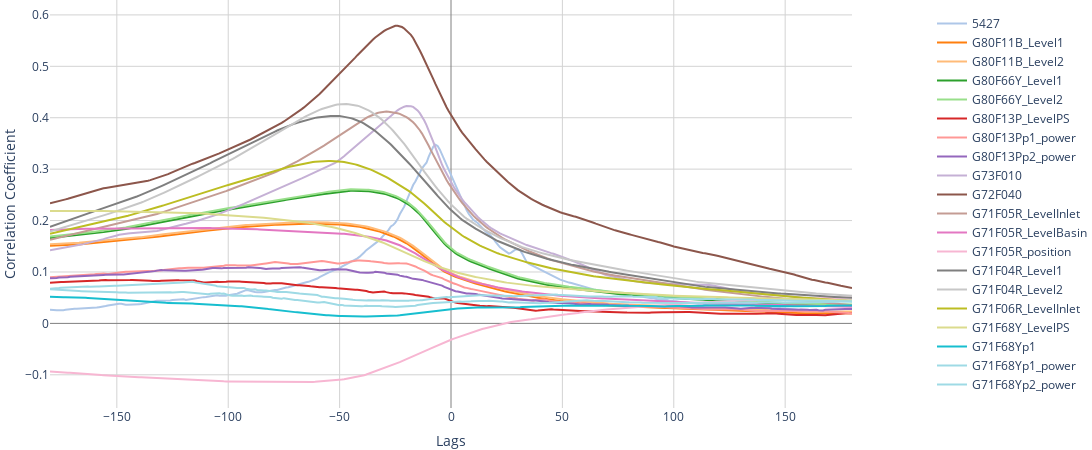

The notebook cell saved with this chart:
### Code cell
fig = plot_cross_correlation(filtered_clean, '5425', lag_range=180, width=1100, height=450)
fig.write_image(save_folder / 'cross_correlation.png', scale=2)
fig.show()

### Figure 1 — Plotly figure (JSON) as saved in the notebook; plotly's stock layout.template omitted (floating-point values rounded to 4 significant figures; data arrays with more than 128 entries replaced by an {"elided": "..."} marker saying what was removed)
{"data": [{"hovertemplate": "%{text}<br>Lag: %{x}<br>Correlation: %{y:.2f}<extra></extra>", "line": {"color": "rgba(174,199,232,1)", "width": 2}, "mode": "lines", "name": "5427", "opacity": 1, "showlegend": true, "text": {"elided": "361 str values"}, "texttemplate": "%{text:.2f}", "type": "scatter", "x": {"elided": "361 int values"}, "y": {"elided": "361 float values"}}, {"hovertemplate": "%{text}<br>Lag: %{x}<br>Correlation: %{y:.2f}<extra></extra>", "line": {"color": "rgba(255,127,14,1)", "width": 2}, "mode": "lines", "name": "G80F11B_Level1", "opacity": 1, "showlegend": true, "text": {"elided": "361 str values"}, "texttemplate": "%{text:.2f}", "type": "scatter", "x": {"elided": "361 int values"}, "y": {"elided": "361 float values"}}, {"hovertemplate": "%{text}<br>Lag: %{x}<br>Correlation: %{y:.2f}<extra></extra>", "line": {"color": "rgba(255,187,120,1)", "width": 2}, "mode": "lines", "name": "G80F11B_Level2", "opacity": 1, "showlegend": true, "text": {"elided": "361 str values"}, "texttemplate": "%{text:.2f}", "type": "scatter", "x": {"elided": "361 int values"}, "y": {"elided": "361 float values"}}, {"hovertemplate": "%{text}<br>Lag: %{x}<br>Correlation: %{y:.2f}<extra></extra>", "line": {"color": "rgba(44,160,44,1)", "width": 2}, "mode": "lines", "name": "G80F66Y_Level1", "opacity": 1, "showlegend": true, "text": {"elided": "361 str values"}, "texttemplate": "%{text:.2f}", "type": "scatter", "x": {"elided": "361 int values"}, "y": {"elided": "361 float values"}}, {"hovertemplate": "%{text}<br>Lag: %{x}<br>Correlation: %{y:.2f}<extra></extra>", "line": {"color": "rgba(152,223,138,1)", "width": 2}, "mode": "lines", "name": "G80F66Y_Level2", "opacity": 1, "showlegend": true, "text": {"elided": "361 str values"}, "texttemplate": "%{text:.2f}", "type": "scatter", "x": {"elided": "361 int values"}, "y": {"elided": "361 float values"}}, {"hovertemplate": "%{text}<br>Lag: %{x}<br>Correlation: %{y:.2f}<extra></extra>", "line": {"color": "rgba(214,39,40,1)", "width": 2}, "mode": "lines", "name": "G80F13P_LevelPS", "opacity": 1, "showlegend": true, "text": {"elided": "361 str values"}, "texttemplate": "%{text:.2f}", "type": "scatter", "x": {"elided": "361 int values"}, "y": {"elided": "361 float values"}}, {"hovertemplate": "%{text}<br>Lag: %{x}<br>Correlation: %{y:.2f}<extra></extra>", "line": {"color": "rgba(255,152,150,1)", "width": 2}, "mode": "lines", "name": "G80F13Pp1_power", "opacity": 1, "showlegend": true, "text": {"elided": "361 str values"}, "texttemplate": "%{text:.2f}", "type": "scatter", "x": {"elided": "361 int values"}, "y": {"elided": "361 float values"}}, {"hovertemplate": "%{text}<br>Lag: %{x}<br>Correlation: %{y:.2f}<extra></extra>", "line": {"color": "rgba(148,103,189,1)", "width": 2}, "mode": "lines", "name": "G80F13Pp2_power", "opacity": 1, "showlegend": true, "text": {"elided": "361 str values"}, "texttemplate": "%{text:.2f}", "type": "scatter", "x": {"elided": "361 int values"}, "y": {"elided": "361 float values"}}, {"hovertemplate": "%{text}<br>Lag: %{x}<br>Correlation: %{y:.2f}<extra></extra>", "line": {"color": "rgba(197,176,213,1)", "width": 2}, "mode": "lines", "name": "G73F010", "opacity": 1, "showlegend": true, "text": {"elided": "361 str values"}, "texttemplate": "%{text:.2f}", "type": "scatter", "x": {"elided": "361 int values"}, "y": {"elided": "361 float values"}}, {"hovertemplate": "%{text}<br>Lag: %{x}<br>Correlation: %{y:.2f}<extra></extra>", "line": {"color": "rgba(140,86,75,1)", "width": 2}, "mode": "lines", "name": "G72F040", "opacity": 1, "showlegend": true, "text": {"elided": "361 str values"}, "texttemplate": "%{text:.2f}", "type": "scatter", "x": {"elided": "361 int values"}, "y": {"elided": "361 float values"}}, {"hovertemplate": "%{text}<br>Lag: %{x}<br>Correlation: %{y:.2f}<extra></extra>", "line": {"color": "rgba(196,156,148,1)", "width": 2}, "mode": "lines", "name": "G71F05R_LevelInlet", "opacity": 1, "showlegend": true, "text": {"elided": "361 str values"}, "texttemplate": "%{text:.2f}", "type": "scatter", "x": {"elided": "361 int values"}, "y": {"elided": "361 float values"}}, {"hovertemplate": "%{text}<br>Lag: %{x}<br>Correlation: %{y:.2f}<extra></extra>", "line": {"color": "rgba(227,119,194,1)", "width": 2}, "mode": "lines", "name": "G71F05R_LevelBasin", "opacity": 1, "showlegend": true, "text": {"elided": "361 str values"}, "texttemplate": "%{text:.2f}", "type": "scatter", "x": {"elided": "361 int values"}, "y": {"elided": "361 float values"}}, {"hovertemplate": "%{text}<br>Lag: %{x}<br>Correlation: %{y:.2f}<extra></extra>", "line": {"color": "rgba(247,182,210,1)", "width": 2}, "mode": "lines", "name": "G71F05R_position", "opacity": 1, "showlegend": true, "text": {"elided": "361 str values"}, "texttemplate": "%{text:.2f}", "type": "scatter", "x": {"elided": "361 int values"}, "y": {"elided": "361 float values"}}, {"hovertemplate": "%{text}<br>Lag: %{x}<br>Correlation: %{y:.2f}<extra></extra>", "line": {"color": "rgba(127,127,127,1)", "width": 2}, "mode": "lines", "name": "G71F04R_Level1", "opacity": 1, "showlegend": true, "text": {"elided": "361 str values"}, "texttemplate": "%{text:.2f}", "type": "scatter", "x": {"elided": "361 int values"}, "y": {"elided": "361 float values"}}, {"hovertemplate": "%{text}<br>Lag: %{x}<br>Correlation: %{y:.2f}<extra></extra>", "line": {"color": "rgba(199,199,199,1)", "width": 2}, "mode": "lines", "name": "G71F04R_Level2", "opacity": 1, "showlegend": true, "text": {"elided": "361 str values"}, "texttemplate": "%{text:.2f}", "type": "scatter", "x": {"elided": "361 int values"}, "y": {"elided": "361 float values"}}, {"hovertemplate": "%{text}<br>Lag: %{x}<br>Correlation: %{y:.2f}<extra></extra>", "line": {"color": "rgba(188,189,34,1)", "width": 2}, "mode": "lines", "name": "G71F06R_LevelInlet", "opacity": 1, "showlegend": true, "text": {"elided": "361 str values"}, "texttemplate": "%{text:.2f}", "type": "scatter", "x": {"elided": "361 int values"}, "y": {"elided": "361 float values"}}, {"hovertemplate": "%{text}<br>Lag: %{x}<br>Correlation: %{y:.2f}<extra></extra>", "line": {"color": "rgba(219,219,141,1)", "width": 2}, "mode": "lines", "name": "G71F68Y_LevelPS", "opacity": 1, "showlegend": true, "text": {"elided": "361 str values"}, "texttemplate": "%{text:.2f}", "type": "scatter", "x": {"elided": "361 int values"}, "y": {"elided": "361 float values"}}, {"hovertemplate": "%{text}<br>Lag: %{x}<br>Correlation: %{y:.2f}<extra></extra>", "line": {"color": "rgba(23,190,207,1)", "width": 2}, "mode": "lines", "name": "G71F68Yp1", "opacity": 1, "showlegend": true, "text": {"elided": "361 str values"}, "texttemplate": "%{text:.2f}", "type": "scatter", "x": {"elided": "361 int values"}, "y": {"elided": "361 float values"}}, {"hovertemplate": "%{text}<br>Lag: %{x}<br>Correlation: %{y:.2f}<extra></extra>", "line": {"color": "rgba(158,218,229,1)", "width": 2}, "mode": "lines", "name": "G71F68Yp1_power", "opacity": 1, "showlegend": true, "text": {"elided": "361 str values"}, "texttemplate": "%{text:.2f}", "type": "scatter", "x": {"elided": "361 int values"}, "y": {"elided": "361 float values"}}, {"hovertemplate": "%{text}<br>Lag: %{x}<br>Correlation: %{y:.2f}<extra></extra>", "line": {"color": "rgba(158,218,229,1)", "width": 2}, "mode": "lines", "name": "G71F68Yp2_power", "opacity": 1, "showlegend": true, "text": {"elided": "361 str values"}, "texttemplate": "%{text:.2f}", "type": "scatter", "x": {"elided": "361 int values"}, "y": {"elided": "361 float values"}}], "layout": {"height": 450, "legend": {"x": 1.1, "y": 0.5}, "margin": {"b": 0, "l": 0, "r": 0, "t": 0}, "plot_bgcolor": "white", "width": 1100, "xaxis": {"gridcolor": "LightGray", "range": [-180, 180], "showgrid": true, "title": {"text": "Lags"}, "zeroline": true, "zerolinecolor": "Gray", "zerolinewidth": 1}, "yaxis": {"gridcolor": "LightGray", "range": [-0.1645, 0.629], "showgrid": true, "title": {"text": "Correlation Coefficient"}, "zeroline": true, "zerolinecolor": "Gray", "zerolinewidth": 1}}}
